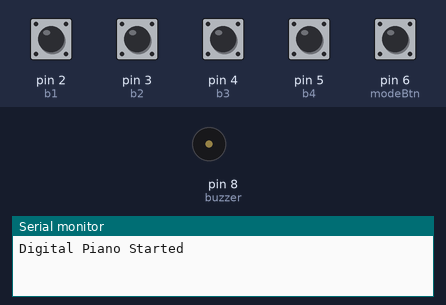
Simulated run of this sketch. Board: Arduino Uno, built with avr-gcc and run on an emulated ATmega328P. Parts: buzzer (waves = sounding), the last lines printed to the serial monitor. Inputs (shaded band) come from the test bench; at power-on: pin 2 (b1), pin 3 (b2), pin 4 (b3), pin 5 (b4), pin 6 (modeBtn) HIGH.

Above: at 1.2 s.
1.3 s: pin 6 (modeBtn) pulled LOW for 0.15 s
2.9 s: pin 2 (b1) pulled LOW for 0.15 s
At 2.97 s:
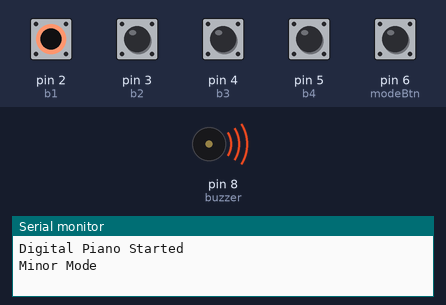
4.5 s: pin 6 (modeBtn) pulled LOW for 1 s
Timing chart, 0 to 7.5 s (numbered marks = the images above; inputs shaded):
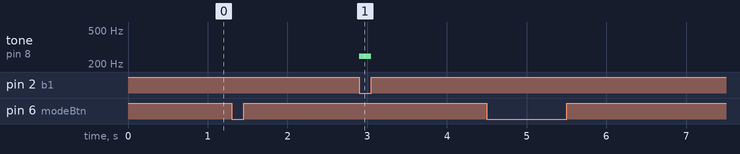

The sketch:

digital_piano.ino
```cpp
/*
  Digital Piano using Buzzer
  Author: Rubadharshini
*/

const int buzzer = 8;
const int b1 = 2;
const int b2 = 3;
const int b3 = 4;
const int b4 = 5;
const int modeBtn = 6;

bool majorMode = true;

void setup() {
  pinMode(b1, INPUT_PULLUP);
  pinMode(b2, INPUT_PULLUP);
  pinMode(b3, INPUT_PULLUP);
  pinMode(b4, INPUT_PULLUP);
  pinMode(modeBtn, INPUT_PULLUP);

  pinMode(buzzer, OUTPUT);

  Serial.begin(9600);
  Serial.println("Digital Piano Started");
}

void loop() {

  // Toggle Major/Minor mode
  if (digitalRead(modeBtn) == LOW) {
    majorMode = !majorMode;

    if (majorMode)
      Serial.println("Major Mode");
    else
      Serial.println("Minor Mode");

    delay(300);
  }

  bool btn1 = digitalRead(b1) == LOW;
  bool btn2 = digitalRead(b2) == LOW;
  bool btn3 = digitalRead(b3) == LOW;
  bool btn4 = digitalRead(b4) == LOW;

  // Two buttons pressed together -> Sol
  if ((btn1 + btn2 + btn3 + btn4) >= 2) {
    tone(buzzer, 392);
  }
  else if (btn1) {
    tone(buzzer, majorMode ? 262 : 247);
  }
  else if (btn2) {
    tone(buzzer, majorMode ? 294 : 277);
  }
  else if (btn3) {
    tone(buzzer, majorMode ? 330 : 311);
  }
  else if (btn4) {
    tone(buzzer, majorMode ? 349 : 330);
  }
  else {
    noTone(buzzer);
  }
}
```

Measured:
- after the input at 2.9 s, tone on pin 8 (buzzer): silent → 247 Hz at once, → silent 0.15 s later
